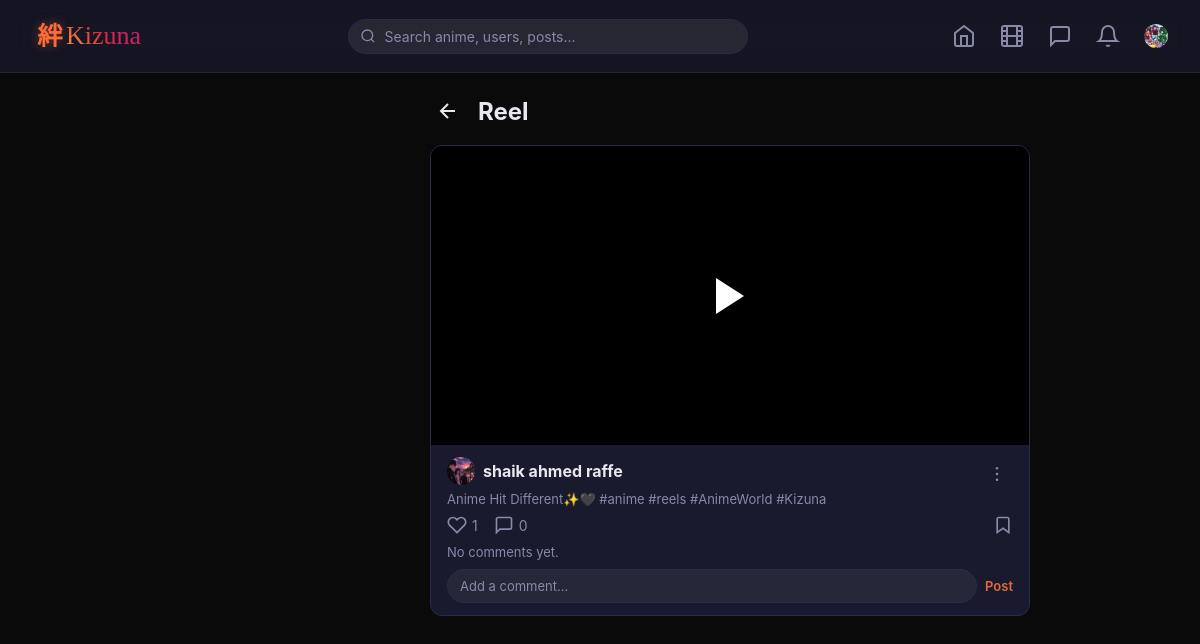
Screenshot of /reels/2/view/ (signed in) with the database file from the repository.
### Profile/models.py (models this page shows, shortened)
class UserProfile(models.Model):
    COMMENT_CHOICES = [('everyone', 'Everyone'), ('following', 'People You Follow'), ('nobody', 'No One')]
    TAG_CHOICES = [('everyone', 'Everyone'), ('following', 'People You Follow'), ('nobody', 'No One')]
    user = models.OneToOneField(User, on_delete=models.CASCADE, related_name='profile')
    bio = models.TextField(max_length=300, blank=True)
    profile_pic = models.ImageField(upload_to='profile_pics/', blank=True)
    followers = models.ManyToManyField(User, related_name='following_profiles', blank=True)
    is_private = models.BooleanField(default=False)
    allow_comments = models.CharField(max_length=10, choices=COMMENT_CHOICES, default='everyone')
    allow_tags = models.CharField(max_length=10, choices=TAG_CHOICES, default='everyone')
    close_friends = models.ManyToManyField(User, related_name='close_friend_of', blank=True)
    blocked_users = models.ManyToManyField(User, related_name='blocked_by', blank=True)

### Feeds_section/models.py (models this page shows, shortened)
class Reel(models.Model):
    user = models.ForeignKey(User, on_delete=models.CASCADE, related_name='reels')
    video = models.FileField(upload_to='reels/')
    caption = models.TextField(max_length=500, blank=True)
    created_at = models.DateTimeField(auto_now_add=True)
    class Meta:
        ordering = ['-created_at']
    @property
    def likes_count(self):
        return self.reel_likes.count()
    @property
    def comments_count(self):
        return self.reel_comments.count()

### Feeds_section/views.py (the view)
# urls.py: path('reels/<int:reel_id>/view/', views.reel_detail, name='reel_detail'),
@login_required
def reel_detail(request, reel_id):
    reel = get_object_or_404(
        Reel.objects.select_related('user', 'user__profile').prefetch_related('reel_likes', 'reel_comments__user'),
        id=reel_id,
    )
    liked = ReelLike.objects.filter(user=request.user, reel=reel).exists()
    saved = SavedReel.objects.filter(user=request.user, reel=reel).exists()
    comment_form = ReelCommentForm()
    return render(request, 'reels/reel_detail.html', {
        'reel': reel,
        'liked': liked,
        'saved': saved,
        'comment_form': comment_form,
    })

### Feeds_section/forms.py
class ReelCommentForm(forms.ModelForm):
    class Meta:
        model = ReelComment
        fields = ['text']
        widgets = {
            'text': forms.TextInput(attrs={
                'placeholder': 'Add a comment...',
            }),
        }

### templates/reels/reel_detail.html (shortened to what this page needs)
{% extends 'base_app.html' %}
{% block content %}
<div class="reel-detail-page">
    <div class="page-header" style="margin-bottom:16px;">
        <a href="{% url 'reels' %}" class="back-btn" title="Back">
            <svg viewBox="0 0 24 24" width="24" height="24" fill="none" stroke="currentColor" stroke-width="2"><line x1="19" y1="12" x2="5" y2="12"/><polyline points="12,19 5,12 12,5"/></svg>
        </a>
        <h2>Reel</h2>
    </div>
    <div class="reel-card">
        <div class="reel-video">
            <video src="{{ reel.video.url }}" loop playsinline onclick="this.paused ? this.play() : this.pause()"></video>
            <div class="reel-play-icon">
                <svg viewBox="0 0 24 24" width="48" height="48" fill="white"><polygon points="5,3 19,12 5,21"/></svg>
            </div>
        </div>
        <div class="reel-info">
            <div class="reel-info-header">
                <a href="{% url 'profile' reel.user.username %}" class="reel-user">
                    {% if reel.user.profile.profile_pic %}
                        <img src="{{ reel.user.profile.profile_pic.url }}" class="reel-avatar" alt="">
                    {% else %}
                        <div class="reel-avatar-placeholder">{{ reel.user.username.0|upper }}</div>
                    {% endif %}
                    <strong>{{ reel.user.username }}</strong>
                </a>
                <div class="post-options">
                    <button class="post-options-btn" onclick="this.parentElement.classList.toggle('open')" title="Options">
                        <svg viewBox="0 0 24 24" width="20" height="20" fill="currentColor"><circle cx="12" cy="5" r="1.5"/><circle cx="12" cy="12" r="1.5"/><circle cx="12" cy="19" r="1.5"/></svg>
                    </button>
                </div>
            </div>
            {% if reel.caption %}<p class="reel-caption">{{ reel.caption }}</p>{% endif %}
            <div class="reel-actions">
                <a href="{% url 'like_reel' reel.id %}?next={% url 'reel_detail' reel.id %}" class="action-btn {% if liked %}liked{% endif %}">
                    <svg viewBox="0 0 24 24" width="20" height="20" fill="{% if liked %}#ed4956{% else %}none{% endif %}" stroke="{% if liked %}#ed4956{% else %}currentColor{% endif %}" stroke-width="2"><path d="M20.84 4.61a5.5 5.5 0 0 0-7.78 0L12 5.67l-1.06-1.06a5.5 5.5 0 0 0-7.78 7.78l1.06 1.06L12 21.23l7.78-7.78 1.06-1.06a5.5 5.5 0 0 0 0-7.78z"/></svg>
                    <span>{{ reel.likes_count }}</span>
                </a>
                <span class="action-btn">
                    <svg viewBox="0 0 24 24" width="20" height="20" fill="none" stroke="currentColor" stroke-width="2"><path d="M21 15a2 2 0 0 1-2 2H7l-4 4V5a2 2 0 0 1 2-2h14a2 2 0 0 1 2 2z"/></svg>
                    <span>{{ reel.comments_count }}</span>
                </span>
                <a href="{% url 'save_reel' reel.id %}?next={% url 'reel_detail' reel.id %}" class="action-btn save-btn {% if saved %}saved{% endif %}" title="{% if saved %}Unsave{% else %}Save{% endif %}">
                    <svg viewBox="0 0 24 24" width="20" height="20" fill="{% if saved %}currentColor{% else %}none{% endif %}" stroke="currentColor" stroke-width="2"><path d="M19 21l-7-5-7 5V5a2 2 0 0 1 2-2h10a2 2 0 0 1 2 2z"/></svg>
                </a>
            </div>
            <div class="reel-comments show">
                {% for comment in reel.reel_comments.all %}
                <div class="comment">
                    <a href="{% url 'profile' comment.user.username %}"><strong>{{ comment.user.username }}</strong></a>
                    {{ comment.text }}
                </div>
                {% empty %}
                <div class="comment" style="color:var(--text-muted);">No comments yet.</div>
                {% endfor %}
                <form method="post" action="{% url 'comment_reel' reel.id %}" class="comment-form">
                    <input type="text" name="text" placeholder="Add a comment..." required>
                    <button type="submit">Post</button>
                </form>
            </div>
        </div>
    </div>
</div>
{% endblock %}

### templates/base_app.html (shortened to what this page needs)
{% load static %}
<!DOCTYPE html>
<html lang="en">
<head>
    <link rel="stylesheet" href="{% static 'css/app.css' %}">
</head>
<body>
    <nav class="navbar">
        <a href="{% url 'home' %}" class="nav-logo">
            <svg class="kizuna-icon" viewBox="0 0 48 48" width="32" height="32">
                <text x="24" y="38" text-anchor="middle" font-size="38" font-weight="900" font-family="serif" fill="url(#kgN)">絆</text>
            </svg>
            <span>Kizuna</span>
        </a>
        <form class="search-bar" action="{% url 'search' %}" method="GET">
            <svg class="search-icon" viewBox="0 0 24 24" width="16" height="16" fill="none" stroke="currentColor" stroke-width="2"><circle cx="11" cy="11" r="8"/><path d="m21 21-4.35-4.35"/></svg>
            <input type="text" name="q" placeholder="Search anime, users, posts..." value="{{ request.GET.q|default:'' }}">
        </form>
        <div class="nav-icons">
            <a href="{% url 'home' %}" class="nav-icon {% if request.resolver_match.url_name == 'home' %}active{% endif %}" title="Home">
                <svg viewBox="0 0 24 24" width="24" height="24" fill="none" stroke="currentColor" stroke-width="2"><path d="m3 9 9-7 9 7v11a2 2 0 0 1-2 2H5a2 2 0 0 1-2-2z"/><polyline points="9,22 9,12 15,12 15,22"/></svg>
            </a>
            <a href="{% url 'reels' %}" class="nav-icon {% if request.resolver_match.url_name == 'reels' %}active{% endif %}" title="Reels">
            </a>
            <a href="{% url 'inbox' %}" class="nav-icon {% if request.resolver_match.url_name == 'inbox' or request.resolver_match.url_name == 'conversation' %}active{% endif %}" title="Messages">
                <svg viewBox="0 0 24 24" width="24" height="24" fill="none" stroke="currentColor" stroke-width="2"><path d="M21 15a2 2 0 0 1-2 2H7l-4 4V5a2 2 0 0 1 2-2h14a2 2 0 0 1 2 2z"/></svg>
            </a>
            <a href="{% url 'notifications' %}" class="nav-icon {% if request.resolver_match.url_name == 'notifications' %}active{% endif %}" title="Notifications">
                <svg viewBox="0 0 24 24" width="24" height="24" fill="none" stroke="currentColor" stroke-width="2"><path d="M18 8A6 6 0 0 0 6 8c0 7-3 9-3 9h18s-3-2-3-9"/><path d="M13.73 21a2 2 0 0 1-3.46 0"/></svg>
            </a>
            <a href="{% url 'profile' username=request.user.username %}" class="nav-icon profile-link {% if request.resolver_match.url_name == 'profile' %}active{% endif %}" title="Profile">
                {% if request.user.profile.profile_pic %}
                    <img src="{{ request.user.profile.profile_pic.url }}" alt="Profile" class="nav-avatar">
                {% else %}
                    <div class="nav-avatar-placeholder">{{ request.user.username.0|upper }}</div>
                {% endif %}
            </a>
        </div>
    </nav>
    <main class="main-content">
        {% block content %}{% endblock %}
    </main>
</body>
</html>

### rows the page displays
Reel: user.profile.profile_pic (picture), user.username "shaik ahmed raffe", caption "Anime Hit Different✨🖤 #anime #reels #AnimeWorld #Kizuna", likes_count "1", comments_count "0"
